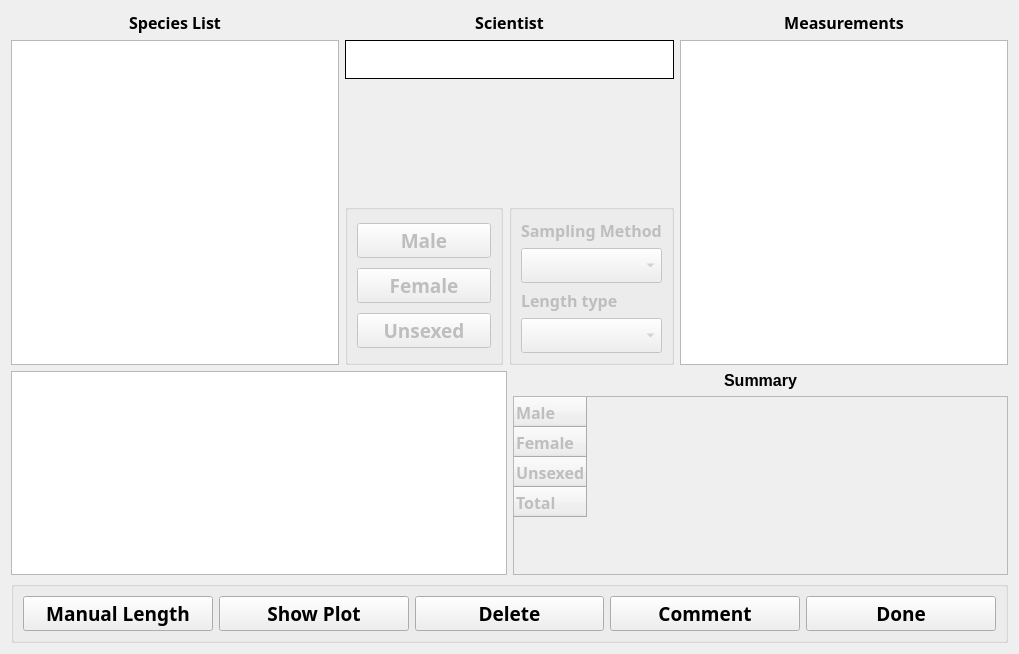
<?xml version="1.0" encoding="UTF-8"?>
<ui version="4.0">
 <class>clamsLength</class>
 <widget class="QDialog" name="clamsLength">
  <property name="geometry">
   <rect>
    <x>0</x>
    <y>0</y>
    <width>1019</width>
    <height>654</height>
   </rect>
  </property>
  <property name="windowTitle">
   <string>CLAMS Length</string>
  </property>
  <layout class="QVBoxLayout" name="verticalLayout_5">
   <item>
    <layout class="QHBoxLayout" name="horizontalLayout_2">
     <item>
      <layout class="QVBoxLayout" name="verticalLayout_3">
       <item>
        <widget class="QLabel" name="label_5">
         <property name="sizePolicy">
          <sizepolicy hsizetype="Preferred" vsizetype="Preferred">
           <horstretch>15</horstretch>
           <verstretch>0</verstretch>
          </sizepolicy>
         </property>
         <property name="font">
          <font>
           <family>Arial Black</family>
           <pointsize>12</pointsize>
           <weight>75</weight>
           <bold>true</bold>
          </font>
         </property>
         <property name="text">
          <string>Species List</string>
         </property>
         <property name="alignment">
          <set>Qt::AlignCenter</set>
         </property>
        </widget>
       </item>
       <item>
        <widget class="QListWidget" name="speciesList">
         <property name="sizePolicy">
          <sizepolicy hsizetype="Expanding" vsizetype="MinimumExpanding">
           <horstretch>15</horstretch>
           <verstretch>75</verstretch>
          </sizepolicy>
         </property>
         <property name="font">
          <font>
           <family>Arial Black</family>
           <pointsize>11</pointsize>
           <weight>75</weight>
           <bold>true</bold>
          </font>
         </property>
        </widget>
       </item>
      </layout>
     </item>
     <item>
      <layout class="QGridLayout" name="gridLayout">
       <item row="3" column="1">
        <widget class="QGroupBox" name="otherBox">
         <property name="enabled">
          <bool>false</bool>
         </property>
         <property name="title">
          <string/>
         </property>
         <layout class="QVBoxLayout" name="verticalLayout_6">
          <item>
           <widget class="QLabel" name="label_2">
            <property name="font">
             <font>
              <family>Arial Black</family>
              <pointsize>12</pointsize>
              <weight>75</weight>
              <bold>true</bold>
             </font>
            </property>
            <property name="text">
             <string>Sampling Method</string>
            </property>
           </widget>
          </item>
          <item>
           <widget class="QComboBox" name="samplingMethodBox">
            <property name="font">
             <font>
              <family>Arial Black</family>
              <pointsize>14</pointsize>
              <weight>75</weight>
              <bold>true</bold>
             </font>
            </property>
           </widget>
          </item>
          <item>
           <widget class="QLabel" name="label">
            <property name="font">
             <font>
              <family>Arial Black</family>
              <pointsize>12</pointsize>
              <weight>75</weight>
              <bold>true</bold>
             </font>
            </property>
            <property name="text">
             <string>Length type</string>
            </property>
           </widget>
          </item>
          <item>
           <widget class="QComboBox" name="lengthTypeBox">
            <property name="font">
             <font>
              <family>Arial Black</family>
              <pointsize>14</pointsize>
              <weight>75</weight>
              <bold>true</bold>
             </font>
            </property>
           </widget>
          </item>
         </layout>
        </widget>
       </item>
       <item row="3" column="0">
        <widget class="QGroupBox" name="groupSexBox">
         <property name="enabled">
          <bool>false</bool>
         </property>
         <property name="sizePolicy">
          <sizepolicy hsizetype="Preferred" vsizetype="Preferred">
           <horstretch>15</horstretch>
           <verstretch>0</verstretch>
          </sizepolicy>
         </property>
         <property name="title">
          <string/>
         </property>
         <layout class="QVBoxLayout" name="verticalLayout">
          <item>
           <widget class="QPushButton" name="maleBtn">
            <property name="font">
             <font>
              <family>Arial Black</family>
              <pointsize>14</pointsize>
              <weight>75</weight>
              <bold>true</bold>
             </font>
            </property>
            <property name="text">
             <string>Male</string>
            </property>
            <property name="checkable">
             <bool>true</bool>
            </property>
           </widget>
          </item>
          <item>
           <widget class="QPushButton" name="femaleBtn">
            <property name="font">
             <font>
              <family>Arial Black</family>
              <pointsize>14</pointsize>
              <weight>75</weight>
              <bold>true</bold>
             </font>
            </property>
            <property name="text">
             <string>Female</string>
            </property>
            <property name="checkable">
             <bool>true</bool>
            </property>
           </widget>
          </item>
          <item>
           <widget class="QPushButton" name="unsexBtn">
            <property name="font">
             <font>
              <family>Arial Black</family>
              <pointsize>14</pointsize>
              <weight>75</weight>
              <bold>true</bold>
             </font>
            </property>
            <property name="text">
             <string>Unsexed</string>
            </property>
            <property name="checkable">
             <bool>true</bool>
            </property>
           </widget>
          </item>
         </layout>
        </widget>
       </item>
       <item row="2" column="0" colspan="2">
        <widget class="QLabel" name="picLabel">
         <property name="sizePolicy">
          <sizepolicy hsizetype="Preferred" vsizetype="MinimumExpanding">
           <horstretch>15</horstretch>
           <verstretch>0</verstretch>
          </sizepolicy>
         </property>
         <property name="font">
          <font>
           <pointsize>36</pointsize>
          </font>
         </property>
         <property name="autoFillBackground">
          <bool>true</bool>
         </property>
         <property name="frameShape">
          <enum>QFrame::NoFrame</enum>
         </property>
         <property name="frameShadow">
          <enum>QFrame::Plain</enum>
         </property>
         <property name="text">
          <string/>
         </property>
        </widget>
       </item>
       <item row="0" column="0" colspan="2">
        <widget class="QLabel" name="label_10">
         <property name="sizePolicy">
          <sizepolicy hsizetype="Preferred" vsizetype="Preferred">
           <horstretch>15</horstretch>
           <verstretch>0</verstretch>
          </sizepolicy>
         </property>
         <property name="font">
          <font>
           <family>Arial Black</family>
           <pointsize>12</pointsize>
           <weight>75</weight>
           <bold>true</bold>
          </font>
         </property>
         <property name="text">
          <string>Scientist</string>
         </property>
         <property name="alignment">
          <set>Qt::AlignCenter</set>
         </property>
        </widget>
       </item>
       <item row="1" column="0" colspan="2">
        <widget class="QLabel" name="sciLabel">
         <property name="sizePolicy">
          <sizepolicy hsizetype="Preferred" vsizetype="Preferred">
           <horstretch>15</horstretch>
           <verstretch>0</verstretch>
          </sizepolicy>
         </property>
         <property name="font">
          <font>
           <family>Arial Black</family>
           <pointsize>20</pointsize>
           <weight>75</weight>
           <bold>true</bold>
          </font>
         </property>
         <property name="autoFillBackground">
          <bool>false</bool>
         </property>
         <property name="styleSheet">
          <string notr="true">QWidget {
    background-color: white;
}</string>
         </property>
         <property name="frameShape">
          <enum>QFrame::Panel</enum>
         </property>
         <property name="frameShadow">
          <enum>QFrame::Plain</enum>
         </property>
         <property name="lineWidth">
          <number>1</number>
         </property>
         <property name="text">
          <string/>
         </property>
        </widget>
       </item>
      </layout>
     </item>
     <item>
      <layout class="QVBoxLayout" name="verticalLayout_2">
       <item>
        <widget class="QLabel" name="label_3">
         <property name="sizePolicy">
          <sizepolicy hsizetype="Preferred" vsizetype="Preferred">
           <horstretch>15</horstretch>
           <verstretch>0</verstretch>
          </sizepolicy>
         </property>
         <property name="font">
          <font>
           <family>Arial Black</family>
           <pointsize>12</pointsize>
           <weight>75</weight>
           <bold>true</bold>
          </font>
         </property>
         <property name="text">
          <string>Measurements</string>
         </property>
         <property name="alignment">
          <set>Qt::AlignCenter</set>
         </property>
        </widget>
       </item>
       <item>
        <widget class="QTableView" name="measureView">
         <property name="sizePolicy">
          <sizepolicy hsizetype="Expanding" vsizetype="MinimumExpanding">
           <horstretch>15</horstretch>
           <verstretch>75</verstretch>
          </sizepolicy>
         </property>
         <property name="minimumSize">
          <size>
           <width>0</width>
           <height>325</height>
          </size>
         </property>
         <property name="font">
          <font>
           <family>Arial Black</family>
           <pointsize>11</pointsize>
           <weight>75</weight>
           <bold>true</bold>
          </font>
         </property>
         <attribute name="verticalHeaderVisible">
          <bool>false</bool>
         </attribute>
        </widget>
       </item>
      </layout>
     </item>
    </layout>
   </item>
   <item>
    <layout class="QHBoxLayout" name="horizontalLayout_3">
     <item>
      <widget class="QGraphicsView" name="lfPlot">
       <property name="sizePolicy">
        <sizepolicy hsizetype="Expanding" vsizetype="Minimum">
         <horstretch>0</horstretch>
         <verstretch>0</verstretch>
        </sizepolicy>
       </property>
       <property name="minimumSize">
        <size>
         <width>0</width>
         <height>0</height>
        </size>
       </property>
      </widget>
     </item>
     <item>
      <layout class="QVBoxLayout" name="verticalLayout_4">
       <item>
        <widget class="QLabel" name="label_4">
         <property name="sizePolicy">
          <sizepolicy hsizetype="Preferred" vsizetype="Preferred">
           <horstretch>0</horstretch>
           <verstretch>0</verstretch>
          </sizepolicy>
         </property>
         <property name="font">
          <font>
           <pointsize>12</pointsize>
           <weight>75</weight>
           <bold>true</bold>
          </font>
         </property>
         <property name="text">
          <string>Summary</string>
         </property>
         <property name="alignment">
          <set>Qt::AlignCenter</set>
         </property>
        </widget>
       </item>
       <item>
        <widget class="QTableWidget" name="sumTable">
         <property name="enabled">
          <bool>false</bool>
         </property>
         <property name="sizePolicy">
          <sizepolicy hsizetype="Expanding" vsizetype="Preferred">
           <horstretch>0</horstretch>
           <verstretch>0</verstretch>
          </sizepolicy>
         </property>
         <property name="font">
          <font>
           <family>Arial Black</family>
           <pointsize>12</pointsize>
           <weight>75</weight>
           <bold>true</bold>
          </font>
         </property>
         <row>
          <property name="text">
           <string>Male</string>
          </property>
         </row>
         <row>
          <property name="text">
           <string>Female</string>
          </property>
         </row>
         <row>
          <property name="text">
           <string>Unsexed</string>
          </property>
         </row>
         <row>
          <property name="text">
           <string>Total</string>
          </property>
         </row>
        </widget>
       </item>
      </layout>
     </item>
    </layout>
   </item>
   <item>
    <widget class="QGroupBox" name="bottomBox">
     <property name="title">
      <string/>
     </property>
     <layout class="QHBoxLayout" name="horizontalLayout">
      <item>
       <widget class="QPushButton" name="manualBtn">
        <property name="font">
         <font>
          <family>Arial Black</family>
          <pointsize>14</pointsize>
          <weight>75</weight>
          <bold>true</bold>
         </font>
        </property>
        <property name="text">
         <string>Manual Length</string>
        </property>
       </widget>
      </item>
      <item>
       <widget class="QPushButton" name="extraBtn_2">
        <property name="font">
         <font>
          <family>Arial Black</family>
          <pointsize>14</pointsize>
          <weight>75</weight>
          <bold>true</bold>
         </font>
        </property>
        <property name="text">
         <string>Show Plot</string>
        </property>
        <property name="checkable">
         <bool>true</bool>
        </property>
       </widget>
      </item>
      <item>
       <widget class="QPushButton" name="deleteBtn">
        <property name="font">
         <font>
          <family>Arial Black</family>
          <pointsize>14</pointsize>
          <weight>75</weight>
          <bold>true</bold>
         </font>
        </property>
        <property name="text">
         <string>Delete</string>
        </property>
       </widget>
      </item>
      <item>
       <widget class="QPushButton" name="commentBtn">
        <property name="font">
         <font>
          <family>Arial Black</family>
          <pointsize>14</pointsize>
          <weight>75</weight>
          <bold>true</bold>
         </font>
        </property>
        <property name="text">
         <string>Comment</string>
        </property>
       </widget>
      </item>
      <item>
       <widget class="QPushButton" name="doneBtn">
        <property name="font">
         <font>
          <family>Arial Black</family>
          <pointsize>14</pointsize>
          <weight>75</weight>
          <bold>true</bold>
         </font>
        </property>
        <property name="text">
         <string>Done</string>
        </property>
       </widget>
      </item>
     </layout>
    </widget>
   </item>
  </layout>
 </widget>
 <resources/>
 <connections/>
</ui>
